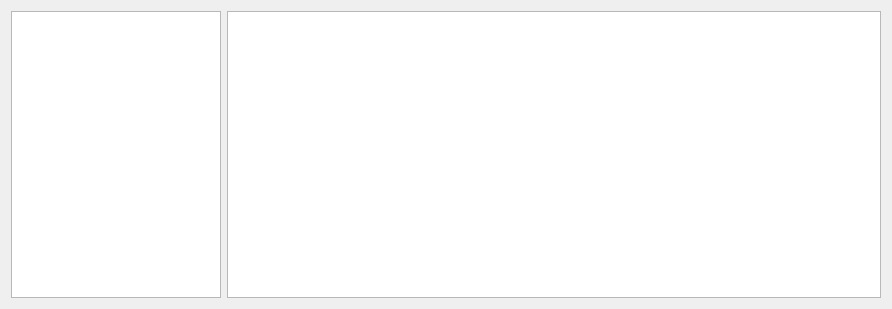
<?xml version="1.0" encoding="UTF-8"?>
<ui version="4.0">
 <class>StepLog</class>
 <widget class="QWidget" name="StepLog">
  <property name="geometry">
   <rect>
    <x>0</x>
    <y>0</y>
    <width>892</width>
    <height>309</height>
   </rect>
  </property>
  <property name="windowTitle">
   <string>Step log</string>
  </property>
  <layout class="QHBoxLayout" name="horizontalLayout">
   <item>
    <widget class="QListWidget" name="listWidget">
     <property name="sizePolicy">
      <sizepolicy hsizetype="Fixed" vsizetype="Expanding">
       <horstretch>0</horstretch>
       <verstretch>0</verstretch>
      </sizepolicy>
     </property>
     <property name="minimumSize">
      <size>
       <width>0</width>
       <height>0</height>
      </size>
     </property>
     <property name="maximumSize">
      <size>
       <width>210</width>
       <height>16777215</height>
      </size>
     </property>
     <property name="font">
      <font>
       <pointsize>10</pointsize>
      </font>
     </property>
    </widget>
   </item>
   <item>
    <widget class="QTextBrowser" name="textBrowser">
     <property name="sizePolicy">
      <sizepolicy hsizetype="Expanding" vsizetype="Expanding">
       <horstretch>0</horstretch>
       <verstretch>0</verstretch>
      </sizepolicy>
     </property>
     <property name="font">
      <font>
       <pointsize>11</pointsize>
      </font>
     </property>
    </widget>
   </item>
  </layout>
 </widget>
 <resources/>
 <connections/>
</ui>
